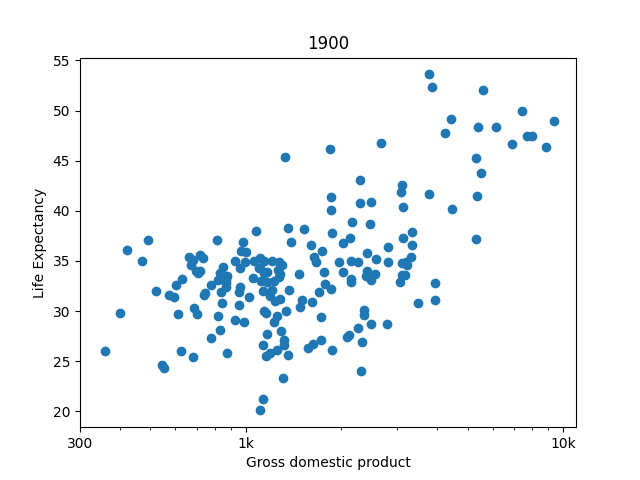

This chart was generated by the following Python code:
from matplotlib.ticker import FuncFormatter, NullFormatter
import matplotlib.pyplot as plt
from load_csv import load
import pandas as pd


def _k(v, pos):
    return f"{v/1000:g}k" if v >= 1000 else f"{v:g}"


def projection_life(life_ex, gdp):
    """
    Plot the life expectancy against GDP for the year 1900.
    """
    try:
        df_l = load(life_ex).set_index("country")["1900"]
        df_g = load(gdp).set_index("country")["1900"]

        df = pd.concat([df_l, df_g], axis=1, keys=["le", "gdp"])
        df = df.dropna()  # Drop rows with NaN values
        plt.scatter(df["gdp"], df["le"])
        plt.xscale("log")
        plt.xticks([300, 1000, 10000])
        plt.gca().xaxis.set_major_formatter(FuncFormatter(_k))
        plt.gca().xaxis.set_minor_formatter(NullFormatter())
        plt.xlabel("Gross domestic product")
        plt.ylabel("Life Expectancy")
        plt.title("1900")
        plt.savefig("projection_life.png")
    except Exception as e:
        print(f"An error occurred: {e}")


def main():
    """
    Main function to load a CSV file and plot the life expectancy data.
    """
    life_ex = "life_expectancy_years.csv"
    gdp = "income_per_person_gdppercapita_ppp_inflation_adjusted.csv"
    projection_life(life_ex, gdp)


if __name__ == "__main__":
    main()
